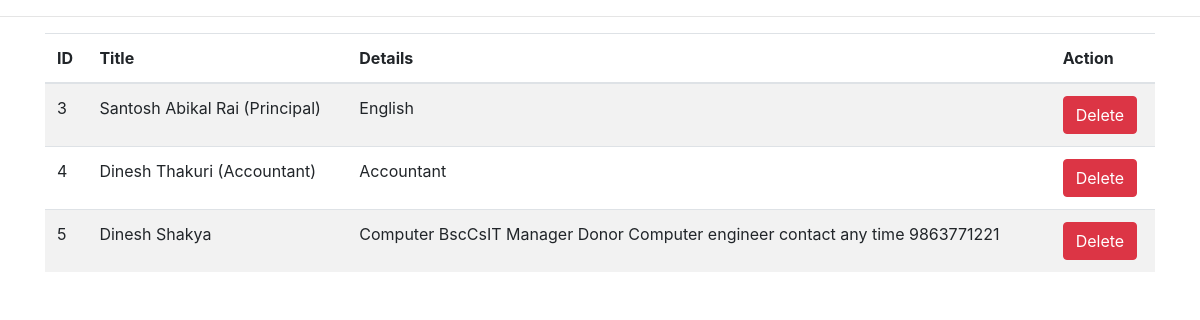
/stafflist.php, run on the app's committed database.
### tables this page shows
CREATE TABLE `staff` (
  `id` int(11) NOT NULL,
  `title` varchar(255) NOT NULL,
  `details` varchar(666) NOT NULL
);

### stafflist.php (the view, shortened to what this page needs)
<?php
$conn = mysqli_connect('localhost', 'root', '', 'register');
$sql = "SELECT * FROM staff";
$result = mysqli_query($conn, $sql);
$files = mysqli_fetch_all($result, MYSQLI_ASSOC);
  ?>
<!doctype html>
<html lang="en">
  <head>
    <link rel="stylesheet" href="https://stackpath.bootstrapcdn.com/bootstrap/4.4.1/css/bootstrap.min.css">
  </head>
  <body>
    <hr class="divider">
    <div class="container">
  		<table class="table table-striped">
<thead>
    <th scope="col">ID</th>
    <th scope="col">Title</th>
    <th scope="col">Details</th>
    <th scope="col">Action</th>
</thead>
<tbody>
  <?php foreach ($files as $file): ?>
    <tr>
      <td scope="row"><?php echo $file['id']; ?></td>
      <td scope="row"><?php echo $file['title']; ?></td>
      <td scope="row"><?php echo $file['details']; ?></td>
     <td scope="row"><a href="deletestaff.php?id=<?php echo $file["id"]; ?>"><button type="button" class="btn btn-danger">Delete</button></a></td>
    </tr>
  <?php endforeach;?>
</tbody>
</table>
</div>
</body>
</html>

### data on the page
staff: id "3", title "Santosh Abikal Rai (Principal)", details "English"
staff: id "4", title "Dinesh Thakuri (Accountant)", details "Accountant"
staff: id "5", title "Dinesh Shakya", details "Computer BscCsIT Manager Donor Computer engineer contact any time 9863771221"
